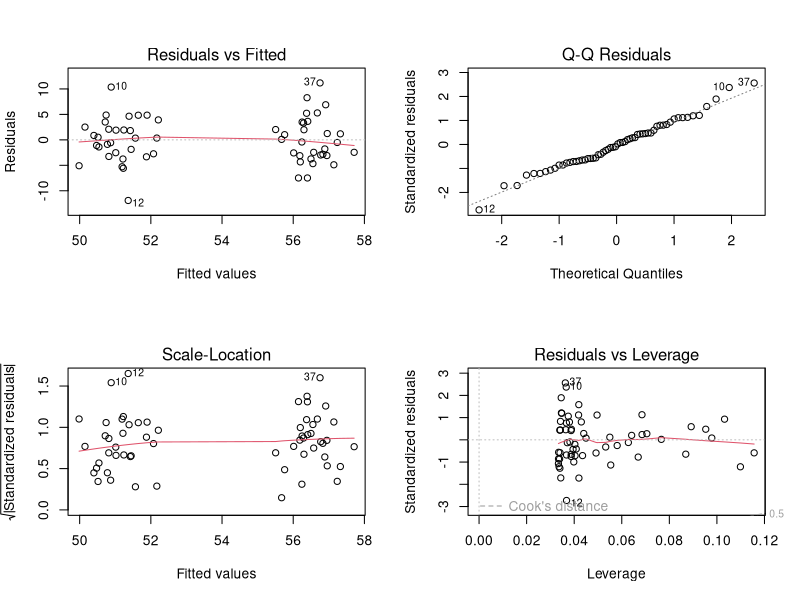

This chart was generated by the following R code:
## ---- chunk 1
# Example dataset
set.seed(123)
df <- data.frame(
  group = rep(c("Control", "Treatment"), each = 30),
  pre = c(rnorm(30, 50, 5), rnorm(30, 52, 5)),
  post = c(rnorm(30, 51, 5), rnorm(30, 57, 5))
)

# Compute delta
df$delta <- df$post - df$pre
head(df)


# Check normality of delta
shapiro.test(df$delta)  # Shapiro-Wilk test

# if normal: t-test
t.test(delta ~ group, data = df)

# if not: wilcox-test
wilcox.test(delta ~ group, data = df)
## ---- chunk 2
# Paired t-test for Treatment group
t.test(df$post[df$group=="Treatment"], 
       df$pre[df$group=="Treatment"], 
       paired = TRUE)
## ---- chunk 3
wilcox.test(df$post[df$group=="Treatment"], 
            df$pre[df$group=="Treatment"], 
            paired = TRUE)
## ---- chunk 4
# t-test for delta between Control and Treatment
t.test(delta ~ group, data = df)

# Or ANOVA for multiple groups
# (here just two groups)
anova_model <- aov(delta ~ group, data = df)
summary(anova_model)
## ---- chunk 5
# ANCOVA adjusting post for pre
ancova_model <- lm(post ~ group + pre, data = df)
summary(ancova_model)
## ---- chunk 6
par(mfrow=c(2,2))
plot(ancova_model)
